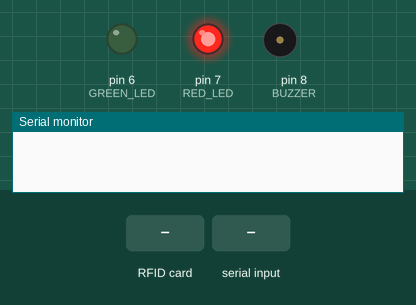
Recording of a sketch running on a simulated Arduino Uno, built with avr-gcc and run on an emulated ATmega328P. Parts: output pins drawn as LEDs (lit = HIGH), buzzer (waves = sounding), the last lines printed to the serial monitor. The test bench sets the inputs (shaded band). Pins used as bus, display or sensor lines are not drawn.

Above: at 1.2 s.
1.3 s: RFID card 5E 7A 19 C4 held to the reader
2.8 s: "O\n" received over Serial
At 4.1 s:
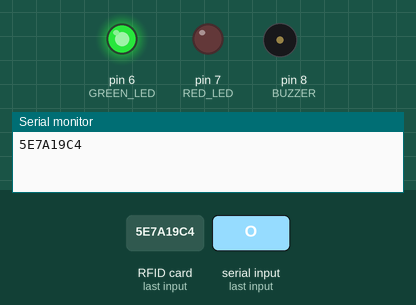
4.4 s: RFID card 5E 7A 19 C4 held to the reader
At 4.57 s:
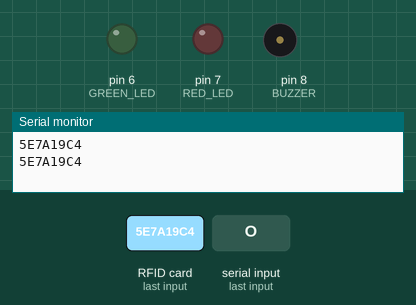
Timing chart, 0 to 7.4 s (numbered marks = the images above; inputs shaded):
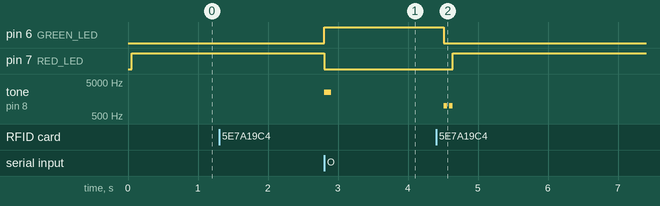

Measured:
- after the input at 2.8 s, pin 6 (GREEN_LED): LOW → HIGH at once; pin 7 (RED_LED): HIGH → LOW at once; tone on pin 8 (BUZZER): silent → 2500 Hz at once, → silent 0.10 s later
- after the input at 4.4 s, pin 6 (GREEN_LED): HIGH → LOW after 0.11 s; pin 7 (RED_LED): LOW → HIGH after 0.24 s; tone on pin 8 (BUZZER): alternates 1000 Hz for 0.05 s and silent for 0.03 s, 4 changes in all, then stays silent, starting after 0.11 s

The sketch:

rfid-serial.ino
```cpp
#include <MFRC522.h>
#define GREEN_LED 6
#define RED_LED 7
#define BUZZER 8

MFRC522 rfid(10, 9);

unsigned long timer = 0;
bool readStatus = false;

void setup() {
  pinMode(RED_LED, OUTPUT);
  pinMode(GREEN_LED, OUTPUT);
  Serial.begin(9600);
  SPI.begin();
  rfid.PCD_Init();
  for(int i = 0; i < 10; i++)
    Serial.write('\n');
  delay(5);
  digitalWrite(RED_LED, HIGH);
}

void loop() {
  while(!readStatus){
    if(rfid.PICC_IsNewCardPresent()){
      if(rfid.PICC_ReadCardSerial()){
        byte uid[rfid.uid.size];
        if((millis() - timer) > 1000){
          for(int i = 0; i < rfid.uid.size; i++)
            uid[i] = rfid.uid.uidByte[i];

          for(int i = 0; i < sizeof(uid); i++){
            if(uid[i] < 0x10)
              Serial.print('0');

            Serial.print(uid[i], HEX);
          }
          Serial.println();
          readStatus = true;
          timer = millis();
          delay(100);
        }

      }
    }
  }

  if(readStatus){
    while(!Serial.available());

    char rx;

    while(Serial.available())
      rx = Serial.read();

    if(rx == 'O'){
    digitalWrite(GREEN_LED, HIGH);
    digitalWrite(RED_LED, LOW);
    tone(BUZZER, 2500);
    delay(100);
    noTone(BUZZER);
    readStatus = false;
    }
    else{
      digitalWrite(RED_LED, LOW);
      digitalWrite(GREEN_LED, LOW);
      tone(BUZZER, 1000);
      delay(50);
      noTone(BUZZER);
      delay(30);
      tone(BUZZER, 1000);
      delay(50);
      noTone(BUZZER);
      digitalWrite(RED_LED, HIGH);
      readStatus = false;
    }
  }
}
```
